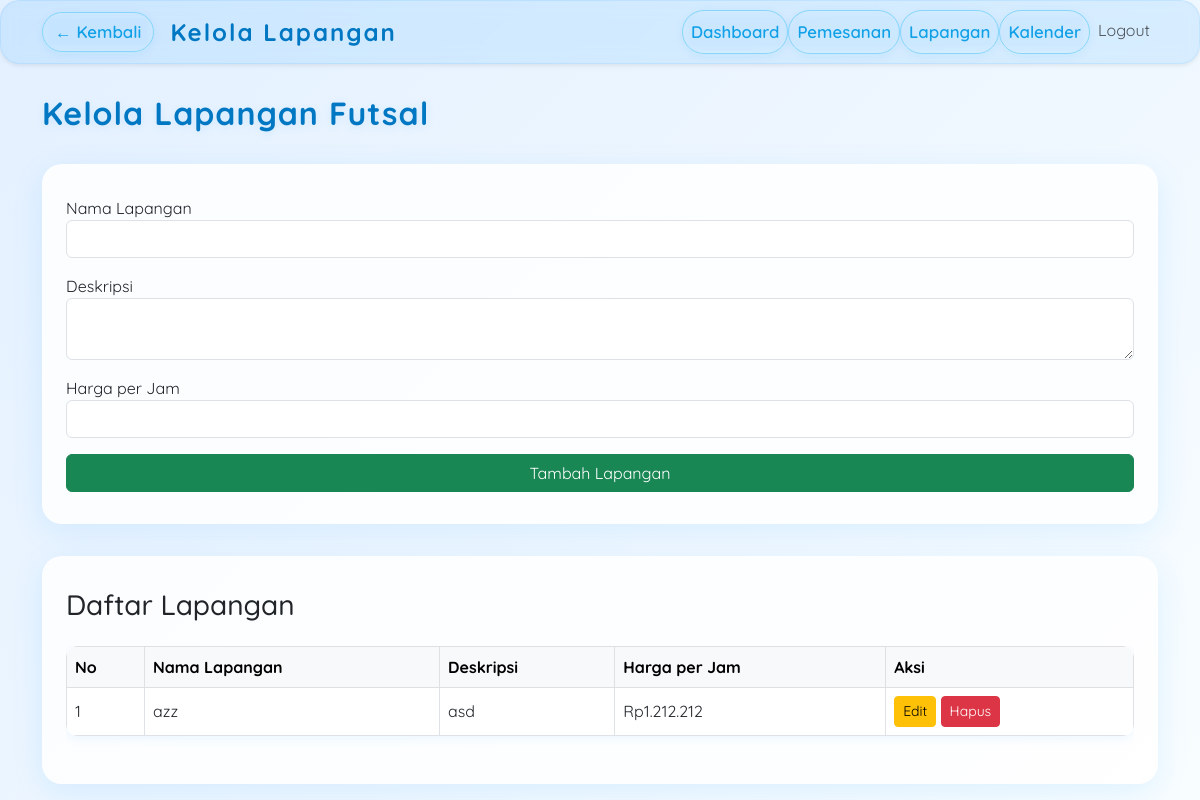
The page /lapangan/lapangan_admin.php (signed in) on the database its author committed.
### tables this page shows
CREATE TABLE `alif_lapangan` (
  `id_lapangan` int(11) NOT NULL,
  `nama_lapangan` varchar(100) NOT NULL,
  `deskripsi` text DEFAULT NULL,
  `harga_per_jam` int(11) NOT NULL
);

### lapangan/lapangan_admin.php (the view, shortened to what this page needs)
<?php
include '../config/koneksi.php';
$query_lapangan = mysqli_query($conn, "SELECT * FROM alif_lapangan");
?>
<!DOCTYPE html>
<html lang="id">
<head>
  <link href="https://cdn.jsdelivr.net/npm/bootstrap@5.3.0/dist/css/bootstrap.min.css" rel="stylesheet">
</head>
<body>
<nav class="navbar navbar-expand-lg navbar-light glass-admin shadow-sm sticky-top mb-4">
  <div class="container">
    <a href="../dashboard/dashboard_admin.php" class="btn btn-glass-admin me-3">← Kembali</a>
    <a class="navbar-brand" href="#">Kelola Lapangan</a>
    <div class="collapse navbar-collapse" id="navMenu">
      <ul class="navbar-nav ms-auto">
        <li class="nav-item"><a class="nav-link btn-glass-admin" href="../dashboard/dashboard_admin.php">Dashboard</a></li>
        <li class="nav-item"><a class="nav-link btn-glass-admin" href="../admin/manajemen_pemesanan.php">Pemesanan</a></li>
        <li class="nav-item"><a class="nav-link btn-glass-admin active" href="#">Lapangan</a></li>
        <li class="nav-item"><a class="nav-link btn-glass-admin" href="../kalender/kalender_admin.php">Kalender</a></li>
        <li class="nav-item"><a class="nav-link btn-danger" href="../auth/logout.php">Logout</a></li>
      </ul>
    </div>
  </div>
</nav>
<div class="container">
  <h2 class="dashboard-title">Kelola Lapangan Futsal</h2>
  <div class="glass-content-admin mb-4">
    <form method="POST">
      <div class="mb-3">
        <label>Nama Lapangan</label>
        <input type="text" name="nama_lapangan" class="form-control" required>
      </div>
      <div class="mb-3">
        <label>Deskripsi</label>
        <textarea name="deskripsi" class="form-control" required></textarea>
      </div>
      <div class="mb-3">
        <label>Harga per Jam</label>
        <input type="number" name="harga_per_jam" class="form-control" required>
      </div>
      <button type="submit" name="tambah_lapangan" class="btn btn-success w-100">Tambah Lapangan</button>
    </form>
  </div>
  <div class="glass-content-admin">
    <h3 class="mb-4">Daftar Lapangan</h3>
    <div class="table-responsive">
      <table class="table table-bordered table-hover align-middle">
        <thead class="table-light">
          <tr>
            <th>No</th>
            <th>Nama Lapangan</th>
            <th>Deskripsi</th>
            <th>Harga per Jam</th>
            <th>Aksi</th>
          </tr>
        </thead>
        <tbody>
          <?php $no = 1; while ($data = mysqli_fetch_assoc($query_lapangan)) : ?>
          <tr>
            <td><?= $no++ ?></td>
            <td><?= $data['nama_lapangan'] ?></td>
            <td><?= $data['deskripsi'] ?></td>
            <td>Rp<?= number_format($data['harga_per_jam'], 0, ',', '.') ?></td>
            <td>
              <a href="edit_lapangan.php?id=<?= $data['id_lapangan'] ?>" class="btn btn-warning btn-sm">Edit</a>
              <a href="hapus_lapangan.php?id=<?= $data['id_lapangan'] ?>" class="btn btn-danger btn-sm" onclick="return confirm('Yakin ingin menghapus lapangan ini?')">Hapus</a>
            </td>
          </tr>
          <?php endwhile; ?>
        </tbody>
      </table>
    </div>
  </div>
</div>
</body>
</html>

### lapangan/lapangan_admin.php (style rules this page uses)
body { font-family: 'Quicksand', Arial, sans-serif; background: linear-gradient(135deg, #e3f0ff 0%, #f8fdff 100%); min-height: 100vh; overflow-x: hidden; }
.glass-admin { background: rgba(255,255,255,0.85); box-shadow: 0 8px 32px 0 rgba(0,150,255,0.10); backdrop-filter: blur(8px); -webkit-backdrop-filter: blur(8px); border-radius: 20px; border: 1px solid rgba(0,150,255,0.10); }
.navbar { background: rgba(0, 150, 255, 0.10) !important; backdrop-filter: blur(8px); border-bottom: 1px solid rgba(0,150,255,0.10); }
.navbar-brand { font-weight: bold; letter-spacing: 2px; font-size: 1.5rem; color: #0077c2 !important; }
.btn-glass-admin { background: rgba(255,255,255,0.18) !important; color: #039be5 !important; border: 1.5px solid #81d4fa !important; border-radius: 30px; font-weight: 600; font-size: 1.05rem; box-shadow: 0 2px 12px rgba(3,155,229,0.10); transition: background 0.2s, color 0.2s, box-shadow 0.2s; backdrop-filter: blur(4px); opacity: 0.92; }
.glass-content-admin { background: rgba(255,255,255,0.85); border-radius: 20px; box-shadow: 0 8px 32px 0 rgba(0,150,255,0.10); padding: 32px 24px; margin-top: 32px; margin-bottom: 32px; }
.dashboard-title { color: #0077c2; font-weight: 700; letter-spacing: 1px; margin-bottom: 30px; margin-top: 30px; text-shadow: 0 2px 8px rgba(0,150,255,0.10); }
.table { background: rgba(255,255,255,0.95); border-radius: 12px; overflow: hidden; box-shadow: 0 2px 12px rgba(0,150,255,0.08); }
.table th, .table td { vertical-align: middle; }

### rows shown on the page
alif_lapangan: nama_lapangan "azz", deskripsi "asd", harga_per_jam "1.212.212"
